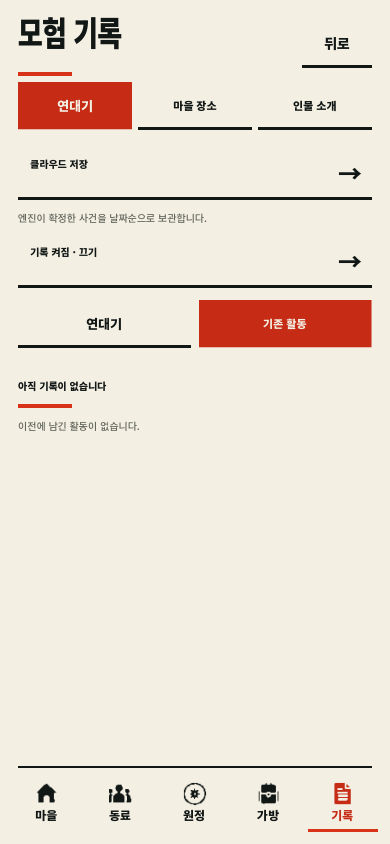
#> input picture verification/chronicle-r22/render/legacy-390x844.png, 390 x 844 px, given in place of town-entry-360x780.png, which was not available
$ python chronicle_r22_review.py
#> lines starting #> are read from the running program, lines starting #| are printed output that depends on the picture
from pathlib import Path
from PIL import Image,ImageDraw,ImageFont
root=Path(__file__).resolve().parents[1];folder=root/'verification/chronicle-r22/render'
tags=['town-entry','places-town','place-archive','place-gate','place-alley','place-lamp','isolde','isolde-end','people','people-end','empty','facts','disabled','legacy','save-error']
font=ImageFont.truetype('C:/Windows/Fonts/arial.ttf',15)
for dim in ['360x780','390x844','390x664','430x932','1280x800']:
    cell_w,cell_h=245,555
    board=Image.new('RGB',(cell_w*4,cell_h*4),(211,207,195));draw=ImageDraw.Draw(board)
#> after `board = Image.new('RGB', (cell_w * 4, cell_h * 4), (211, 207, 195))`:
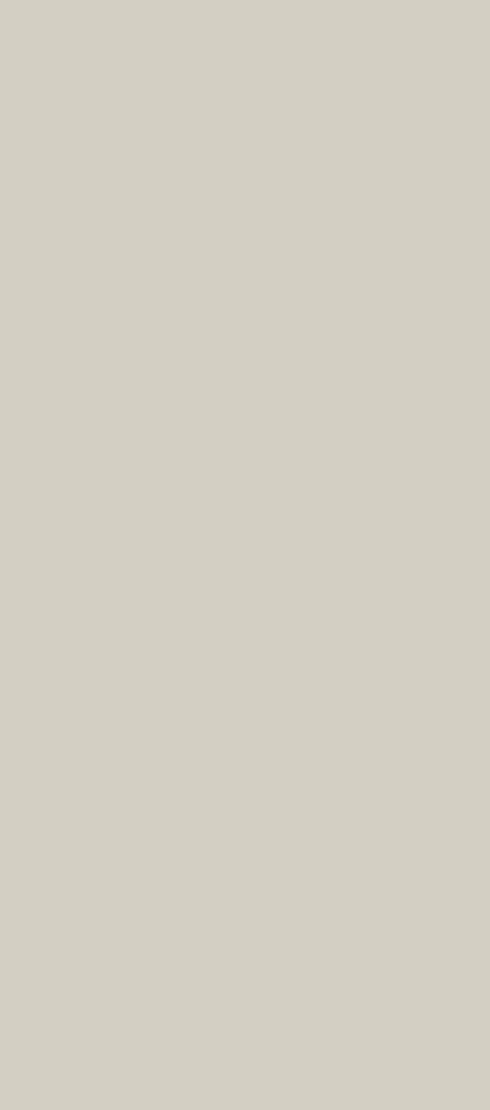
#> board: PIL image 980x2220 RGB (shown at 1/2 size); mean R, G, B 211, 207, 195
    for i,tag in enumerate(tags):
        im=Image.open(folder/f'{tag}-{dim}.png').convert('RGB')
        if dim=='1280x800':im=im.crop((425,0,855,800))
        im.thumbnail((cell_w-10,cell_h-30));x=(i%4)*cell_w;y=(i//4)*cell_h
#> after `im.thumbnail((cell_w - 10, cell_h - 30))`:
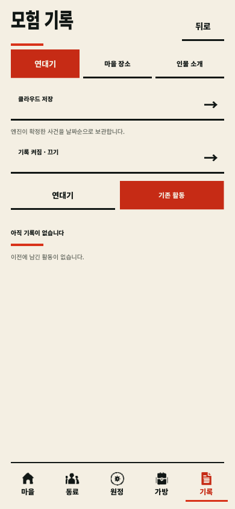
#> im: PIL image 235x509 RGB; mean R, G, B 235.6, 224.5, 212.3
        draw.text((x+7,y+5),tag,fill=(20,25,20),font=font);board.paste(im,(x+(cell_w-im.width)//2,y+27))
#> after `board.paste(im, (x + (cell_w - im.width) // 2, y + 27))`:
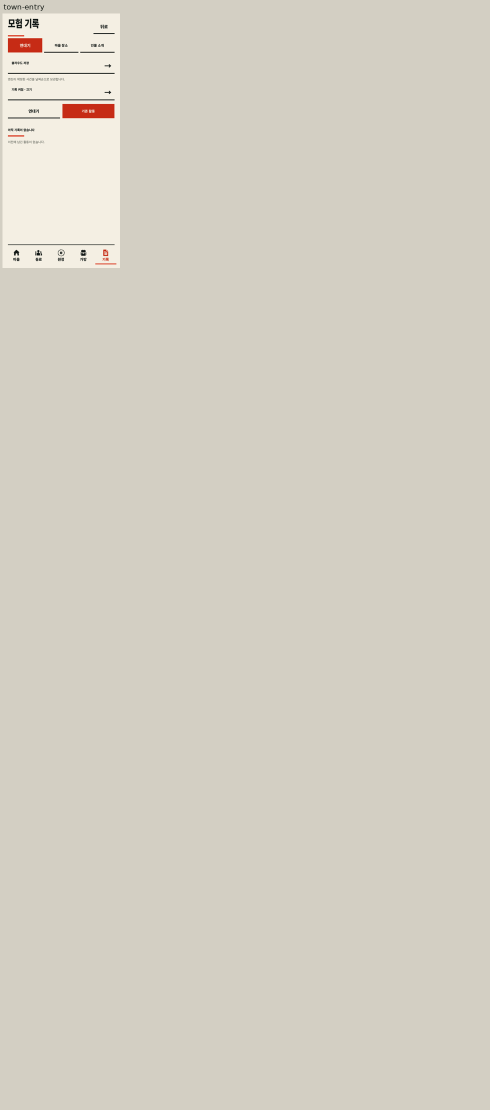
#> board: PIL image 980x2220 RGB (shown at 1/2 size); mean R, G, B 212.3, 207.9, 195.9
#> (the run stopped early here; a loop or call above may not have finished)
